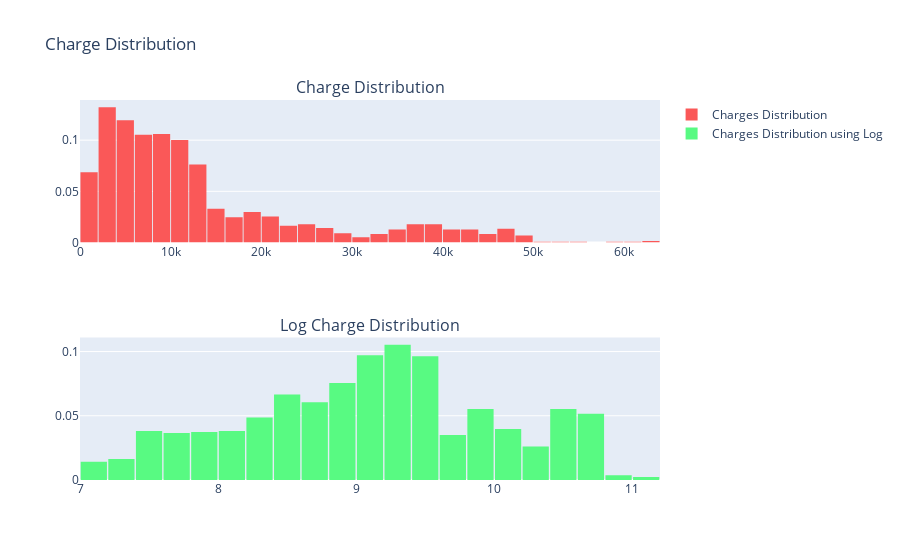

Notebook code for this chart:
### Markdown cell above
<h3> Distribution of Medical Charges </h3> 
<a id="distribution"></a>
<ul>
    <li><b>Types of Distributions: </b> We have a <b> right skewed distribution </b> in which most patients are being charged between $2000 - $12000.</li>
    <li><b>Using Logarithms:  </b> Logarithms helps us have a <b>normal distribution </b> which could help us in a number of different ways such as outlier detection, implementation of statistical concepts based on the central limit theorem and for our predictive modell in the foreseen future. (We will come to this later in the kernel) </li>
    </ul>

### Code cell
# Determine the distribution of charge
charge_dist = df["charges"].values
logcharge = np.log(df["charges"])



trace0 = go.Histogram(
    x=charge_dist,
    histnorm='probability',
    name="Charges Distribution",
    marker = dict(
        color = '#FA5858',
    )
)
trace1 = go.Histogram(
    x=logcharge,
    histnorm='probability',
    name="Charges Distribution using Log",
    marker = dict(
        color = '#58FA82',
    )
)

fig = tools.make_subplots(rows=2, cols=1,
                          subplot_titles=('Charge Distribution','Log Charge Distribution'),
                         print_grid=False)



fig.append_trace(trace0, 1, 1)
fig.append_trace(trace1, 2, 1)


fig['layout'].update(showlegend=True, title='Charge Distribution', bargap=0.05)
iplot(fig, filename='custom-sized-subplot-with-subplot-titles')

### Figure 1 — Plotly figure (JSON) as saved in the notebook; plotly's stock layout.template omitted (floating-point values rounded to 4 significant figures; data arrays with more than 128 entries replaced by an {"elided": "..."} marker saying what was removed)
{"data": [{"histnorm": "probability", "marker": {"color": "#FA5858"}, "name": "Charges Distribution", "type": "histogram", "x": {"elided": "1338 float values"}, "xaxis": "x", "yaxis": "y"}, {"histnorm": "probability", "marker": {"color": "#58FA82"}, "name": "Charges Distribution using Log", "type": "histogram", "x": {"elided": "1338 float values"}, "xaxis": "x2", "yaxis": "y2"}], "layout": {"annotations": [{"font": {"size": 16}, "showarrow": false, "text": "Charge Distribution", "x": 0.5, "xanchor": "center", "xref": "paper", "y": 1, "yanchor": "bottom", "yref": "paper"}, {"font": {"size": 16}, "showarrow": false, "text": "Log Charge Distribution", "x": 0.5, "xanchor": "center", "xref": "paper", "y": 0.375, "yanchor": "bottom", "yref": "paper"}], "bargap": 0.05, "showlegend": true, "title": {"text": "Charge Distribution"}, "xaxis": {"anchor": "y", "domain": [0, 1]}, "xaxis2": {"anchor": "y2", "domain": [0, 1]}, "yaxis": {"anchor": "x", "domain": [0.625, 1]}, "yaxis2": {"anchor": "x2", "domain": [0, 0.375]}}}
